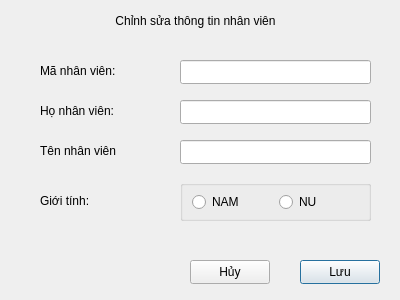
<?xml version="1.0" encoding="UTF-8"?>
<ui version="4.0">
 <class>EditNhanVienDialog</class>
 <widget class="QDialog" name="EditNhanVienDialog">
  <property name="geometry">
   <rect>
    <x>0</x>
    <y>0</y>
    <width>400</width>
    <height>300</height>
   </rect>
  </property>
  <property name="windowTitle">
   <string>Dialog</string>
  </property>
  <widget class="QPushButton" name="btnOK">
   <property name="geometry">
    <rect>
     <x>300</x>
     <y>260</y>
     <width>80</width>
     <height>24</height>
    </rect>
   </property>
   <property name="text">
    <string>Lưu</string>
   </property>
  </widget>
  <widget class="QGroupBox" name="groupBox">
   <property name="geometry">
    <rect>
     <x>180</x>
     <y>180</y>
     <width>191</width>
     <height>41</height>
    </rect>
   </property>
   <property name="title">
    <string/>
   </property>
   <layout class="QHBoxLayout" name="horizontalLayout">
    <item>
     <widget class="QRadioButton" name="radioNam">
      <property name="text">
       <string>NAM</string>
      </property>
     </widget>
    </item>
    <item>
     <widget class="QRadioButton" name="radioNu">
      <property name="text">
       <string>NU</string>
      </property>
     </widget>
    </item>
   </layout>
  </widget>
  <widget class="QLineEdit" name="txtMaNV">
   <property name="geometry">
    <rect>
     <x>180</x>
     <y>60</y>
     <width>191</width>
     <height>24</height>
    </rect>
   </property>
   <property name="maxLength">
    <number>10</number>
   </property>
  </widget>
  <widget class="QLabel" name="label_3">
   <property name="geometry">
    <rect>
     <x>40</x>
     <y>100</y>
     <width>101</width>
     <height>21</height>
    </rect>
   </property>
   <property name="text">
    <string>Họ nhân viên:</string>
   </property>
   <property name="alignment">
    <set>Qt::AlignmentFlag::AlignLeading|Qt::AlignmentFlag::AlignLeft|Qt::AlignmentFlag::AlignVCenter</set>
   </property>
  </widget>
  <widget class="QLabel" name="label_2">
   <property name="geometry">
    <rect>
     <x>40</x>
     <y>60</y>
     <width>121</width>
     <height>21</height>
    </rect>
   </property>
   <property name="text">
    <string>Mã nhân viên:</string>
   </property>
   <property name="alignment">
    <set>Qt::AlignmentFlag::AlignLeading|Qt::AlignmentFlag::AlignLeft|Qt::AlignmentFlag::AlignVCenter</set>
   </property>
  </widget>
  <widget class="QLineEdit" name="txtTenNV">
   <property name="geometry">
    <rect>
     <x>180</x>
     <y>140</y>
     <width>191</width>
     <height>24</height>
    </rect>
   </property>
  </widget>
  <widget class="QLabel" name="label_5">
   <property name="geometry">
    <rect>
     <x>40</x>
     <y>190</y>
     <width>101</width>
     <height>21</height>
    </rect>
   </property>
   <property name="text">
    <string>Giới tính:</string>
   </property>
   <property name="alignment">
    <set>Qt::AlignmentFlag::AlignLeading|Qt::AlignmentFlag::AlignLeft|Qt::AlignmentFlag::AlignVCenter</set>
   </property>
  </widget>
  <widget class="QLineEdit" name="txtHoNV">
   <property name="geometry">
    <rect>
     <x>180</x>
     <y>100</y>
     <width>191</width>
     <height>24</height>
    </rect>
   </property>
  </widget>
  <widget class="QLabel" name="label_4">
   <property name="geometry">
    <rect>
     <x>40</x>
     <y>140</y>
     <width>111</width>
     <height>21</height>
    </rect>
   </property>
   <property name="text">
    <string>Tên nhân viên</string>
   </property>
   <property name="alignment">
    <set>Qt::AlignmentFlag::AlignLeading|Qt::AlignmentFlag::AlignLeft|Qt::AlignmentFlag::AlignVCenter</set>
   </property>
  </widget>
  <widget class="QPushButton" name="btnCancel">
   <property name="geometry">
    <rect>
     <x>190</x>
     <y>260</y>
     <width>80</width>
     <height>24</height>
    </rect>
   </property>
   <property name="text">
    <string>Hủy</string>
   </property>
  </widget>
  <widget class="QLabel" name="label">
   <property name="geometry">
    <rect>
     <x>90</x>
     <y>10</y>
     <width>211</width>
     <height>21</height>
    </rect>
   </property>
   <property name="text">
    <string>Chỉnh sửa thông tin nhân viên</string>
   </property>
   <property name="alignment">
    <set>Qt::AlignmentFlag::AlignCenter</set>
   </property>
  </widget>
 </widget>
 <resources/>
 <connections/>
</ui>
